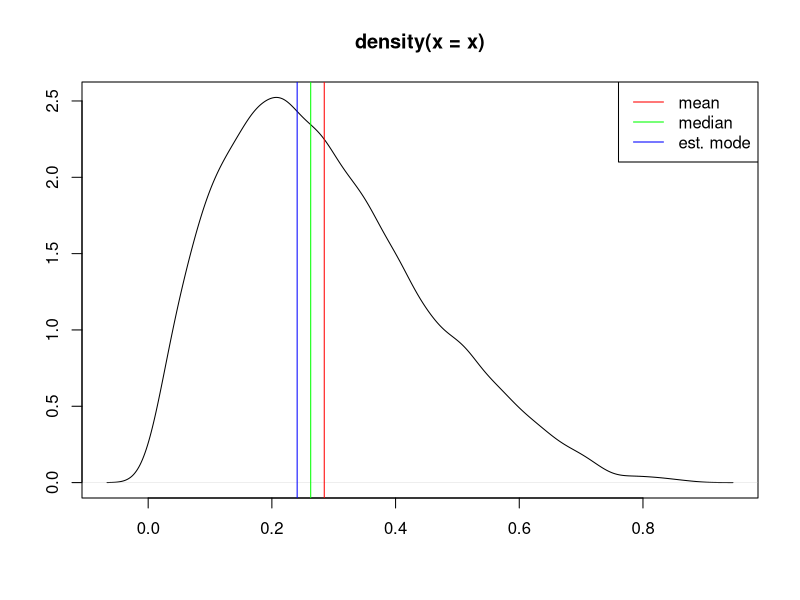
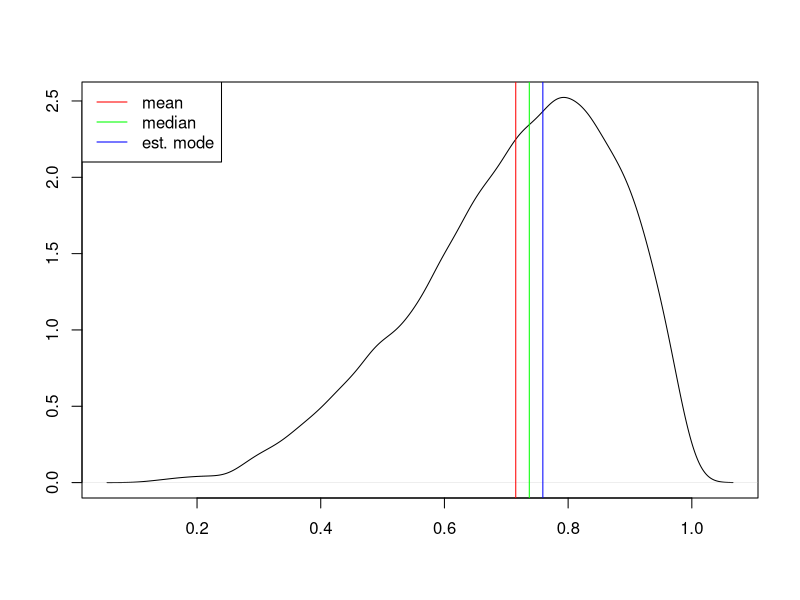

Source code (R) for these figures, in order: (Note: this script raises an error after producing the figures.)
## ---- chunk 1
e4.X <- c(8,3,5,12,10)
## ---- chunk 2
e5.X <- c(5, 8, 6, 2)
e5.f <- c(3, 2, 4, 1)
## ---- chunk 3
mode <- function(X) { 
  ret <- names(which(table(X) == max(table(X))))
  if (length(ret) == length(X)) {
    return(NULL)
  } else {
    return(ret)
  }
}
## ---- chunk 4
 set.seed(1)
x <- rbeta(10000, 2, 5)
plot(density(x), type='l',
     xlab="", ylab="")
abline(v=mean(x), col="red", lwd=1)
abline(v=median(x), col="green", lwd=1)
abline(v=median(x)-abs(median(x)-mean(x)), col="blue", lwd=1)
legend(x="topright", legend=c("mean", "median", "est. mode"),
       lty=c(1, 1, 1), col = c("red", "green", "blue", lwd=1))
## ---- chunk 5
set.seed(1)
x <- rbeta(10000, 5, 2)
plot(density(x), type='l', main="",
     xlab="", ylab="")
abline(v=mean(x), col="red", lwd=1)
abline(v=median(x), col="green", lwd=1)
abline(v=abs(median(x) - mean(x))+median(x), col="blue", lwd=1)
legend(x="topleft", legend=c("mean", "median", "est. mode"),
       lty=c(1, 1, 1), col = c("red", "green", "blue", lwd=1))
## ---- chunk 6
geometric.mean <- function(X) {  exp(mean(log(X)))  }
## ---- chunk 7
harmonic.mean <- function(X) {
  N <- length(X)
  N / sum(X^(-1))
  }
## ---- chunk 8
(harmonic.mean(ex15) <= geometric.mean(ex15)) <= mean(ex15)
## ---- chunk 9
rms <- function(X) {sqrt(mean(X^2))}
## ---- chunk 10
ex17 <- c( 88, 45, 53, 86, 33, 86, 85, 30, 89, 53, 41, 96, 56, 38, 62,
           71, 51, 86, 68, 29, 28, 47, 33, 37, 25, 36, 33, 94, 73, 46,
           42, 34, 79, 72, 88, 99, 82, 62, 57, 42, 28, 55, 67, 62, 60,
           96, 61, 57, 75, 93, 34, 75, 53, 32, 28, 73, 51, 69, 91, 35)

quantile(ex17)[2:4]
quantile(ex17, probs=seq(0, 1, by=0.1))[10]
quantile(ex17, probs=seq(0, 1, by=0.01))[96]
## ---- chunk 11
sort(ex17)
## ---- chunk 12
summary(ex17)
## ---- chunk 13
sd(ex17)
